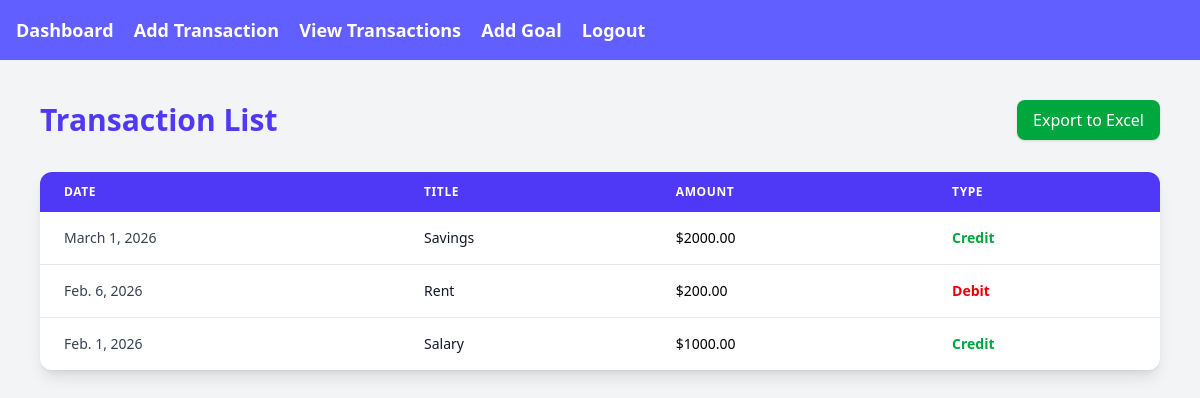
/transactions/ (signed in), run on the app's committed database.
### finance/models.py (models this page shows, shortened)
class Transaction(models.Model):
    TRANSACTION_TYPES = (
        ('income', 'Income'),
        ('expense', 'Expense'),
    )
    user = models.ForeignKey(User, on_delete=models.CASCADE)
    title = models.CharField(max_length=255)
    amount = models.DecimalField(max_digits=10, decimal_places=2)
    transaction_type = models.CharField(max_length=10, choices=TRANSACTION_TYPES)
    date = models.DateField()
    category = models.CharField(max_length=255)

### finance/views.py (the view)
# urls.py: path('transactions/', TransactionListView.as_view(), name='transaction-list'),
class TransactionListView(LoginRequiredMixin, View):
    def get(self, request, *args, **kwargs):
        transactions = Transaction.objects.filter(
            user=request.user
        ).order_by('-date')
        return render(request, 'finance/transaction_list.html', {
            'transactions': transactions
        })

### finance/templates/finance/transaction_list.html (shortened to what this page needs)
{% extends 'finance/base.html' %}
{% block content %}
<div class="max-w-6xl mx-auto py-10 px-4">
    <div class="flex justify-between items-center mb-8">
        <h1 class="text-3xl font-bold text-indigo-600">
            Transaction List
        </h1>
        <a href="{% url 'export_transactions' %}"
           class="bg-green-600 text-white px-4 py-2 rounded-lg shadow hover:bg-green-700">
            Export to Excel
        </a>
    </div>
    <div class="bg-white shadow-lg rounded-xl overflow-hidden">
        <div class="overflow-x-auto">
            <table class="min-w-full text-sm text-left">
                <thead class="bg-indigo-600 text-white uppercase text-xs tracking-wider">
                    <tr>
                        <th class="px-6 py-3">Date</th>
                        <th class="px-6 py-3">Title</th>
                        <th class="px-6 py-3">Amount</th>
                        <th class="px-6 py-3">Type</th>
                    </tr>
                </thead>
                <tbody class="divide-y divide-gray-200">
                    {% for transaction in transactions %}
                    <tr class="hover:bg-gray-50 transition">
                        <td class="px-6 py-4 text-gray-700">
                            {{ transaction.date }}
                        </td>
                        <td class="px-6 py-4 font-medium text-gray-900">
                            {{ transaction.title }}
                        </td>
                        <td class="px-6 py-4">
                            ${{ transaction.amount }}
                        </td>
                        <td class="px-6 py-4 font-semibold">
                            {% if transaction.transaction_type == "income" %}
                                <span class="text-green-600">Credit</span>
                            {% elif transaction.transaction_type == "expense" %}
                                <span class="text-red-600">Debit</span>
                            {% else %}
                                -
                            {% endif %}
                        </td>
                    </tr>
                    {% empty %}
                    <tr>
                        <td colspan="4" class="text-center py-8 text-gray-500">
                            No transactions found.
                        </td>
                    </tr>
                    {% endfor %}
                </tbody>
            </table>
        </div>
    </div>
</div>
{% endblock %}

### data on the page
Transaction: transaction_type "Credit"
Transaction: transaction_type "Debit"
Transaction: transaction_type "Credit"
